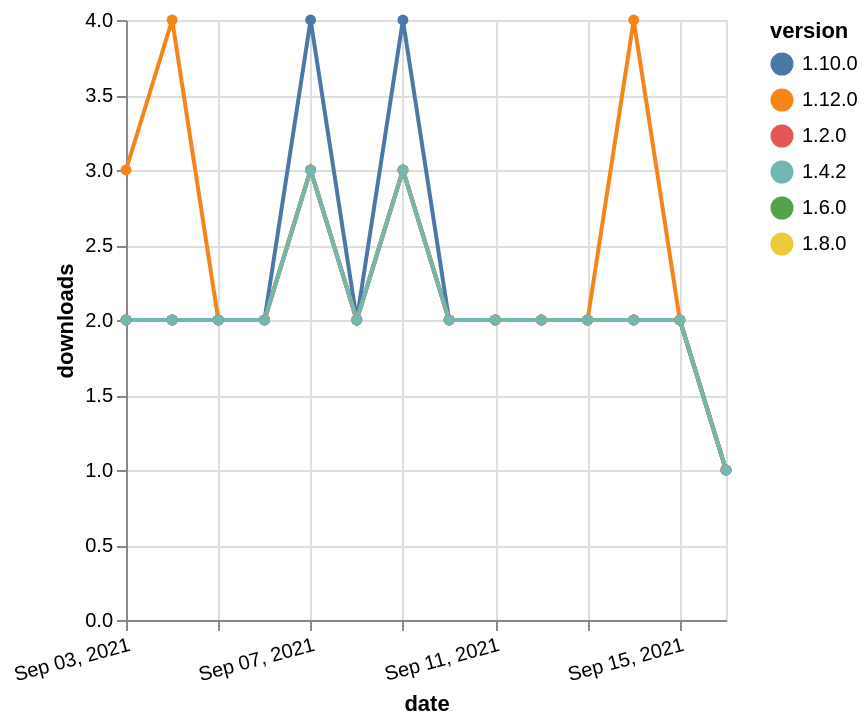

Write a Vega-Lite specification for this figure.
### Vega-Lite specification from a JSON file in a GitHub repository (floating-point values rounded to 4 significant figures)
{"$schema": "https://vega.github.io/schema/vega-lite/v5.json", "description": "A simple bar chart with embedded data.", "data": {"values": [{"date": "2021-09-03", "total": 1485, "delta": 2, "version": "1.6.0"}, {"date": "2021-09-04", "total": 1487, "delta": 2, "version": "1.6.0"}, {"date": "2021-09-05", "total": 1489, "delta": 2, "version": "1.6.0"}, {"date": "2021-09-06", "total": 1491, "delta": 2, "version": "1.6.0"}, {"date": "2021-09-07", "total": 1494, "delta": 3, "version": "1.6.0"}, {"date": "2021-09-08", "total": 1496, "delta": 2, "version": "1.6.0"}, {"date": "2021-09-09", "total": 1499, "delta": 3, "version": "1.6.0"}, {"date": "2021-09-10", "total": 1501, "delta": 2, "version": "1.6.0"}, {"date": "2021-09-11", "total": 1503, "delta": 2, "version": "1.6.0"}, {"date": "2021-09-12", "total": 1505, "delta": 2, "version": "1.6.0"}, {"date": "2021-09-13", "total": 1507, "delta": 2, "version": "1.6.0"}, {"date": "2021-09-14", "total": 1509, "delta": 2, "version": "1.6.0"}, {"date": "2021-09-15", "total": 1511, "delta": 2, "version": "1.6.0"}, {"date": "2021-09-16", "total": 1512, "delta": 1, "version": "1.6.0"}, {"date": "2021-09-03", "total": 1023, "delta": 2, "version": "1.8.0"}, {"date": "2021-09-04", "total": 1025, "delta": 2, "version": "1.8.0"}, {"date": "2021-09-05", "total": 1027, "delta": 2, "version": "1.8.0"}, {"date": "2021-09-06", "total": 1029, "delta": 2, "version": "1.8.0"}, {"date": "2021-09-07", "total": 1032, "delta": 3, "version": "1.8.0"}, {"date": "2021-09-08", "total": 1034, "delta": 2, "version": "1.8.0"}, {"date": "2021-09-09", "total": 1037, "delta": 3, "version": "1.8.0"}, {"date": "2021-09-10", "total": 1039, "delta": 2, "version": "1.8.0"}, {"date": "2021-09-11", "total": 1041, "delta": 2, "version": "1.8.0"}, {"date": "2021-09-12", "total": 1043, "delta": 2, "version": "1.8.0"}, {"date": "2021-09-13", "total": 1045, "delta": 2, "version": "1.8.0"}, {"date": "2021-09-14", "total": 1047, "delta": 2, "version": "1.8.0"}, {"date": "2021-09-15", "total": 1049, "delta": 2, "version": "1.8.0"}, {"date": "2021-09-16", "total": 1050, "delta": 1, "version": "1.8.0"}, {"date": "2021-09-03", "total": 727, "delta": 2, "version": "1.10.0"}, {"date": "2021-09-04", "total": 729, "delta": 2, "version": "1.10.0"}, {"date": "2021-09-05", "total": 731, "delta": 2, "version": "1.10.0"}, {"date": "2021-09-06", "total": 733, "delta": 2, "version": "1.10.0"}, {"date": "2021-09-07", "total": 737, "delta": 4, "version": "1.10.0"}, {"date": "2021-09-08", "total": 739, "delta": 2, "version": "1.10.0"}, {"date": "2021-09-09", "total": 743, "delta": 4, "version": "1.10.0"}, {"date": "2021-09-10", "total": 745, "delta": 2, "version": "1.10.0"}, {"date": "2021-09-11", "total": 747, "delta": 2, "version": "1.10.0"}, {"date": "2021-09-12", "total": 749, "delta": 2, "version": "1.10.0"}, {"date": "2021-09-13", "total": 751, "delta": 2, "version": "1.10.0"}, {"date": "2021-09-14", "total": 753, "delta": 2, "version": "1.10.0"}, {"date": "2021-09-15", "total": 755, "delta": 2, "version": "1.10.0"}, {"date": "2021-09-16", "total": 756, "delta": 1, "version": "1.10.0"}, {"date": "2021-09-03", "total": 2052, "delta": 2, "version": "1.2.0"}, {"date": "2021-09-04", "total": 2054, "delta": 2, "version": "1.2.0"}, {"date": "2021-09-05", "total": 2056, "delta": 2, "version": "1.2.0"}, {"date": "2021-09-06", "total": 2058, "delta": 2, "version": "1.2.0"}, {"date": "2021-09-07", "total": 2061, "delta": 3, "version": "1.2.0"}, {"date": "2021-09-08", "total": 2063, "delta": 2, "version": "1.2.0"}, {"date": "2021-09-09", "total": 2066, "delta": 3, "version": "1.2.0"}, {"date": "2021-09-10", "total": 2068, "delta": 2, "version": "1.2.0"}, {"date": "2021-09-11", "total": 2070, "delta": 2, "version": "1.2.0"}, {"date": "2021-09-12", "total": 2072, "delta": 2, "version": "1.2.0"}, {"date": "2021-09-13", "total": 2074, "delta": 2, "version": "1.2.0"}, {"date": "2021-09-14", "total": 2076, "delta": 2, "version": "1.2.0"}, {"date": "2021-09-15", "total": 2078, "delta": 2, "version": "1.2.0"}, {"date": "2021-09-16", "total": 2079, "delta": 1, "version": "1.2.0"}, {"date": "2021-09-03", "total": 233, "delta": 3, "version": "1.12.0"}, {"date": "2021-09-04", "total": 237, "delta": 4, "version": "1.12.0"}, {"date": "2021-09-05", "total": 239, "delta": 2, "version": "1.12.0"}, {"date": "2021-09-06", "total": 241, "delta": 2, "version": "1.12.0"}, {"date": "2021-09-07", "total": 244, "delta": 3, "version": "1.12.0"}, {"date": "2021-09-08", "total": 246, "delta": 2, "version": "1.12.0"}, {"date": "2021-09-09", "total": 249, "delta": 3, "version": "1.12.0"}, {"date": "2021-09-10", "total": 251, "delta": 2, "version": "1.12.0"}, {"date": "2021-09-11", "total": 253, "delta": 2, "version": "1.12.0"}, {"date": "2021-09-12", "total": 255, "delta": 2, "version": "1.12.0"}, {"date": "2021-09-13", "total": 257, "delta": 2, "version": "1.12.0"}, {"date": "2021-09-14", "total": 261, "delta": 4, "version": "1.12.0"}, {"date": "2021-09-15", "total": 263, "delta": 2, "version": "1.12.0"}, {"date": "2021-09-16", "total": 264, "delta": 1, "version": "1.12.0"}, {"date": "2021-09-03", "total": 1670, "delta": 2, "version": "1.4.2"}, {"date": "2021-09-04", "total": 1672, "delta": 2, "version": "1.4.2"}, {"date": "2021-09-05", "total": 1674, "delta": 2, "version": "1.4.2"}, {"date": "2021-09-06", "total": 1676, "delta": 2, "version": "1.4.2"}, {"date": "2021-09-07", "total": 1679, "delta": 3, "version": "1.4.2"}, {"date": "2021-09-08", "total": 1681, "delta": 2, "version": "1.4.2"}, {"date": "2021-09-09", "total": 1684, "delta": 3, "version": "1.4.2"}, {"date": "2021-09-10", "total": 1686, "delta": 2, "version": "1.4.2"}, {"date": "2021-09-11", "total": 1688, "delta": 2, "version": "1.4.2"}, {"date": "2021-09-12", "total": 1690, "delta": 2, "version": "1.4.2"}, {"date": "2021-09-13", "total": 1692, "delta": 2, "version": "1.4.2"}, {"date": "2021-09-14", "total": 1694, "delta": 2, "version": "1.4.2"}, {"date": "2021-09-15", "total": 1696, "delta": 2, "version": "1.4.2"}, {"date": "2021-09-16", "total": 1697, "delta": 1, "version": "1.4.2"}]}, "width": "container", "mark": {"type": "line", "point": {"filled": true}}, "encoding": {"x": {"field": "date", "type": "temporal", "timeUnit": "yearmonthdate", "title": "date", "axis": {"labelAngle": -15}}, "y": {"field": "delta", "type": "quantitative", "title": "downloads"}, "color": {"field": "version", "type": "nominal"}, "tooltip": {"field": "delta"}}}
